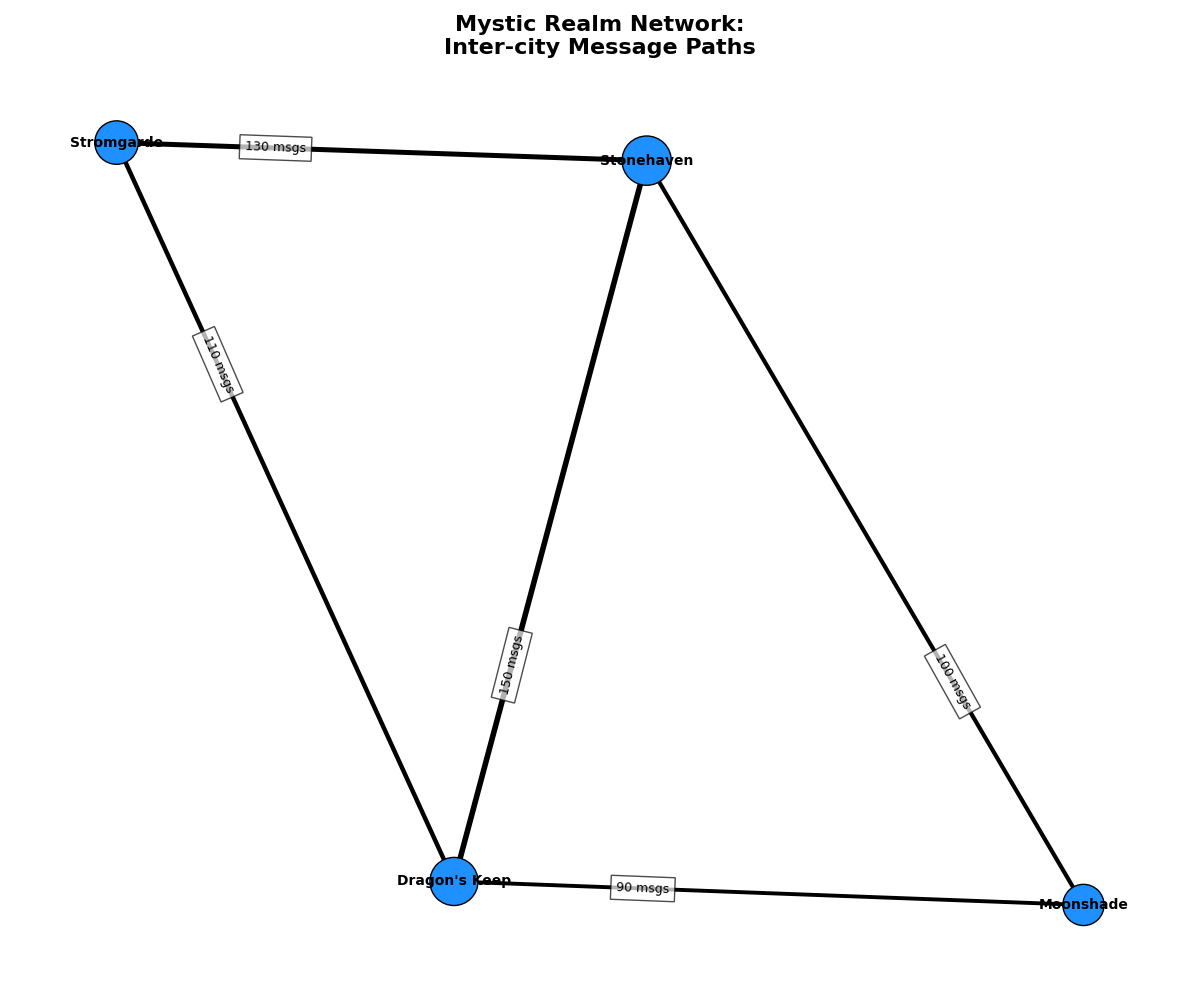

Python code for this plot:
import matplotlib.pyplot as plt
import networkx as nx

cities = ["Stonehaven", "Moonshade", "Dragon's Keep", "Stromgarde"]

connections = [
    ("Stonehaven", "Moonshade", 100),
    ("Moonshade", "Dragon's Keep", 90),
    ("Dragon's Keep", "Stonehaven", 150),
    ("Stromgarde", "Stonehaven", 130),
    ("Stromgarde", "Dragon's Keep", 110)
]

G = nx.Graph()
G.add_edges_from((source, dest, {'weight': frequency}) for source, dest, frequency in connections)

message_frequencies = {city: sum(d['weight'] for _, _, d in G.edges(city, data=True)) for city in cities}
node_sizes = [500 + message_frequencies[city] * 2 for city in cities]
pos = nx.spring_layout(G, k=0.5, seed=42)
edge_labels = {(u, v): f'{d["weight"]} msgs' for u, v, d in G.edges(data=True)}
edge_widths = [1 + G[u][v]['weight'] / 50 for u, v in G.edges()]

node_colors = ['#1E90FF'] * len(cities)

plt.figure(figsize=(12, 10))
nx.draw_networkx_nodes(G, pos, node_size=node_sizes, node_color=node_colors, edgecolors='black')
nx.draw_networkx_edges(G, pos, width=edge_widths, edge_color='black')
nx.draw_networkx_labels(G, pos, font_size=10, font_weight='bold')
nx.draw_networkx_edge_labels(G, pos, edge_labels=edge_labels, font_size=9, label_pos=0.3, bbox=dict(facecolor='white', alpha=0.7))

plt.title("Mystic Realm Network:\nInter-city Message Paths", fontsize=16, fontweight='bold')
plt.axis('off')
plt.tight_layout()

plt.show()
